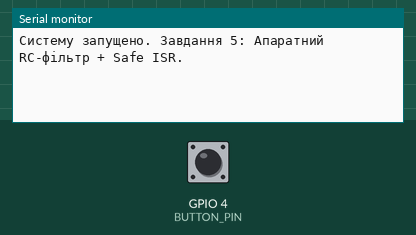
The program below on a simulated ESP32-S3. On the bench: the last lines printed to the serial monitor. The test bench sets the inputs (shaded band); at power-on: GPIO 4 (BUTTON_PIN) HIGH.

Above: at 1.2 s.
1.3 s: GPIO 4 (BUTTON_PIN) pulled LOW for 0.15 s
At 2.5 s:
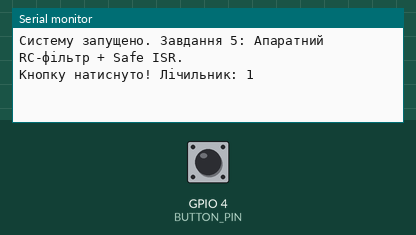
2.9 s: GPIO 4 (BUTTON_PIN) pulled LOW for 1 s
At 3.9 s:
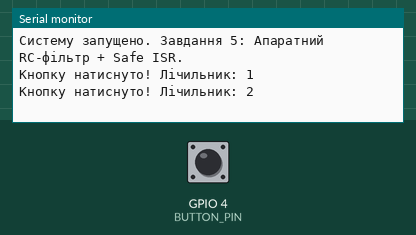
5.4 s: GPIO 4 (BUTTON_PIN) pulled LOW for 0.15 s
At 5.8 s:
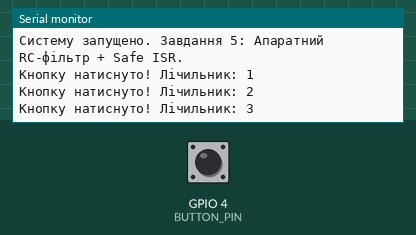

The program:

main.cpp
```cpp
#include <Arduino.h>

#define BUTTON_PIN 4

volatile int isrCounter = 0;
volatile bool eventTriggered = false;

// Додамо невеликий програмний бар'єр всередині ISR,
// щоб повністю захистити плату від "зависання" та спаму
volatile unsigned long lastInterruptTime = 0;

void IRAM_ATTR buttonISR() {
    unsigned long interruptTime = millis();
    // Якщо переривання відбуваються швидше ніж 10 мс одне за одним —
    // це 100% апаратний шум або брязкіт, ми їх ігноруємо на рівні заліза.
    if (interruptTime - lastInterruptTime > 10) {
        isrCounter++;
        eventTriggered = true;
    }
    lastInterruptTime = interruptTime;
}

void setup() {
    Serial.begin(115200);

    // INPUT_PULLUP активує внутрішній резистор ESP32 на 30-50 кОм.
    // Це застрахує нас, якщо зовнішній резистор 10 кОм підключений неправильно.
    pinMode(BUTTON_PIN, INPUT_PULLUP);

    attachInterrupt(digitalPinToInterrupt(BUTTON_PIN), buttonISR, FALLING);

    Serial.println("Систему запущено. Завдання 5: Апаратний RC-фільтр + Safe ISR.");
}

void loop() {
    if (eventTriggered) {
        eventTriggered = false;
        Serial.printf("Кнопку натиснуто! Лічильник: %d\n", isrCounter);
    }
}
```

Measured:
- after the input at 1.3 s, the serial monitor: prints a new line at once (image 1)
- after the input at 2.9 s, the serial monitor: prints a new line at once (image 2)
- after the input at 5.4 s, the serial monitor: prints a new line at once (image 3)
